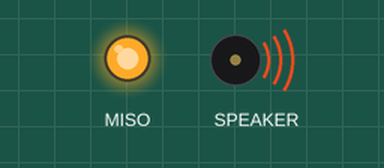
This program was run on a simulated CircuitPython board. Parts: output pins drawn as LEDs (lit = HIGH), buzzer (waves = sounding). At 1.0 s the program ends and the board releases its pins; the recording ends there.

Above: at 0.1 s.
Timing chart, 0 to 1.0 s (numbered marks = the images above):
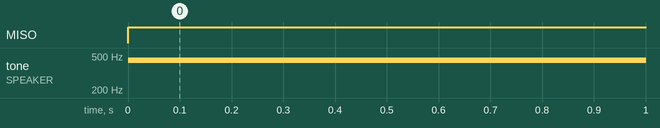

Measured:
- by itself, MISO: LOW → HIGH at 0.00 s
- by itself, tone on SPEAKER: silent → 444 Hz at 0.00 s

The program:

tone.py
```python
"""This example uses the speaker, the grey square next to the picture of musical notes. It
generates a sine wave sample, and then plays a tone for 1 second."""
import time
import array
import math
from audiopwmio import PWMAudioOut as AudioOut
from audiocore import RawSample
import board
import digitalio

FREQUENCY = 440  # 440 Hz middle 'A'
SAMPLERATE = 8000  # 8000 samples/second, recommended!

# Generate one period of sine wav.
length = SAMPLERATE // FREQUENCY
sine_wave = array.array("H", [0] * length)
for i in range(length):
    sine_wave[i] = int(math.sin(math.pi * 2 * i / 18) * (2 ** 15) + 2 ** 15)

# Enable the speaker.
speaker_enable = digitalio.DigitalInOut(board.SPEAKER_ENABLE)
speaker_enable.direction = digitalio.Direction.OUTPUT
speaker_enable.value = True

# Set up audio to use the speaker.
audio = AudioOut(board.SPEAKER)
sine_wave_sample = RawSample(sine_wave)

# Play the sine_wave sample repeatedly for 1 second and stop.
audio.play(sine_wave_sample, loop=True)
time.sleep(1)
audio.stop()
```
